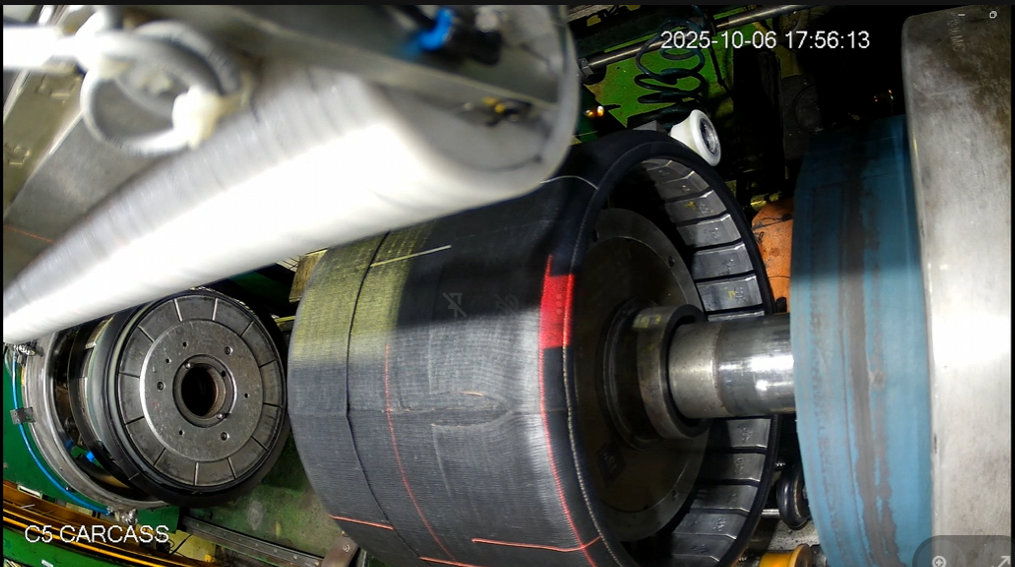
#> input picture data/raw/Screenshot 2026-01-27 014409.png, 1015 x 567 px
$ python confidence.py
#> lines starting #> are read from the running program, lines starting #| are printed output that depends on the picture; after the words box and inside, x2 and y2 are one past the last pixel; in counts of white or black regions, pixels touching at a corner belong together
import cv2
import numpy as np

IMAGE_PATHS = [
    "data/raw/Screenshot 2026-01-27 014409.png",
    "data/raw/Screenshot 2026-01-27 014426.png"
]

ROIS = [
    (568, 232, 128, 244),
    (388, 336, 145, 163)
]

for idx, path in enumerate(IMAGE_PATHS):

    image = cv2.imread(path)
#> image is the input picture: shape (567, 1015, 3); mean B, G, R 96.3, 101.1, 98.4
    if image is None:
        continue

    cv2.imshow(f"Image {idx+1} - Original", image)
    cv2.waitKey(0)
    cv2.destroyAllWindows()

    output = image.copy()

    for rx, ry, rw, rh in ROIS:

        roi = image[ry:ry+rh, rx:rx+rw]

        gray = cv2.cvtColor(roi, cv2.COLOR_BGR2GRAY)

        # ---- Top-hat filtering (extract surface cracks) ----
        kernel = cv2.getStructuringElement(cv2.MORPH_RECT, (25, 5))
        tophat = cv2.morphologyEx(gray, cv2.MORPH_TOPHAT, kernel)

        # Normalize
        tophat = cv2.normalize(tophat, None, 0, 255, cv2.NORM_MINMAX)

        # Threshold
        _, binary = cv2.threshold(tophat, 40, 255, cv2.THRESH_BINARY)

        # Clean
        clean_kernel = np.ones((3, 3), np.uint8)
        binary = cv2.morphologyEx(binary, cv2.MORPH_CLOSE, clean_kernel)

        contours, _ = cv2.findContours(
            binary, cv2.RETR_EXTERNAL, cv2.CHAIN_APPROX_SIMPLE
        )

        # Draw ROI
        cv2.rectangle(output, (rx, ry), (rx+rw, ry+rh), (255, 0, 0), 2)

        for cnt in contours:
            area = cv2.contourArea(cnt)
            if area < 80:
                continue

            x, y, w, h = cv2.boundingRect(cnt)

            aspect_ratio = w / float(h + 1e-5)
            if aspect_ratio < 2.5:
                continue

            cv2.rectangle(
                output,
                (rx + x, ry + y),
                (rx + x + w, ry + y + h),
                (0, 0, 255),
                2
            )

        # Show intermediate (IMPORTANT FOR DEMO)
        cv2.imshow(f"Image {idx+1} - ROI TopHat Response", tophat)
        cv2.waitKey(0)
        cv2.destroyAllWindows()
#> this loop made 2 passes
#> pass 1, `roi = image[ry:ry+rh, rx:rx+rw]`:
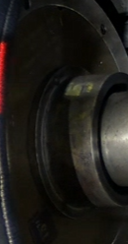
#> roi: shape (244, 128, 3); mean B, G, R 24.7, 29, 31.4
#> pass 1, `tophat = cv2.morphologyEx(gray, cv2.MORPH_TOPHAT, kernel)`:
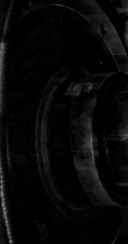
#> tophat: shape (244, 128); min 0, max 141, mean 7.9
#> pass 1, `tophat = cv2.normalize(tophat, None, 0, 255, cv2.NORM_MINMAX)`:
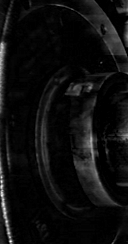
#> tophat: shape (244, 128); min 0, max 255, mean 14.3
#> after the loop:
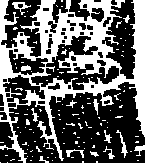
#> binary: shape (163, 145); 38.2% white; 122 white regions (107 under 20 px), largest, box (x1, y1, x2, y2) and area: (0, 0, 145, 163) 8005, (12, 2, 31, 15) 86, (116, 130, 128, 158) 78
#> after the loop:
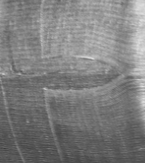
#> gray: shape (163, 145); min 59, max 224, mean 125.7
#> after the loop:
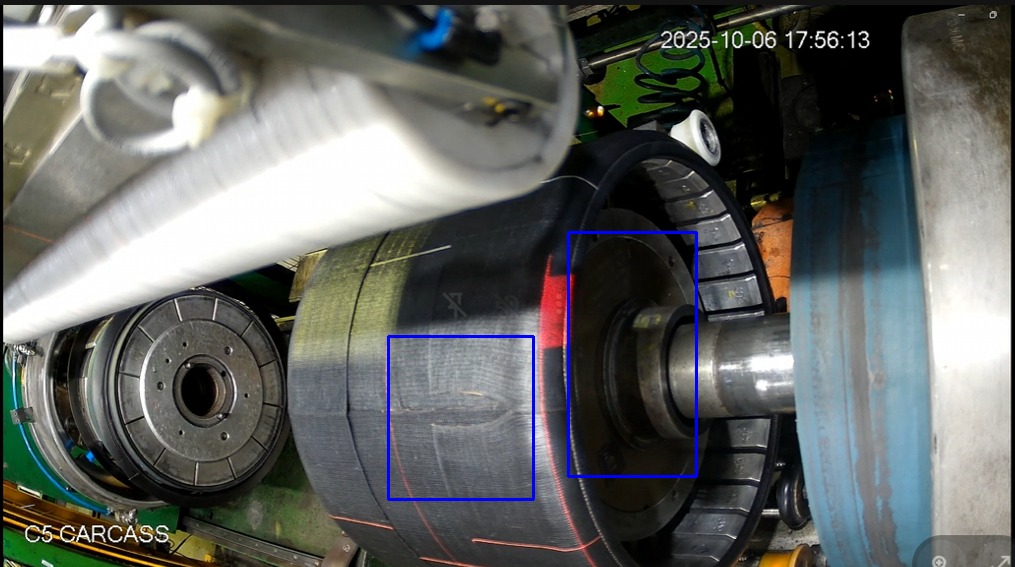
#> output: shape (567, 1015, 3); 0.71% of pixels changed, all inside (x1, y1, x2, y2) = (387, 231, 698, 501)
#> after the loop:
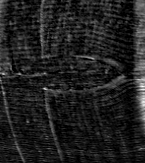
#> tophat: shape (163, 145); min 0, max 255, mean 32.1

    cv2.imshow(f"Image {idx+1} - Final Crack Detection", output)
    cv2.waitKey(0)
    cv2.destroyAllWindows()
#> pass 2 of the loop `for idx, path in enumerate(IMAGE_PATHS):`:
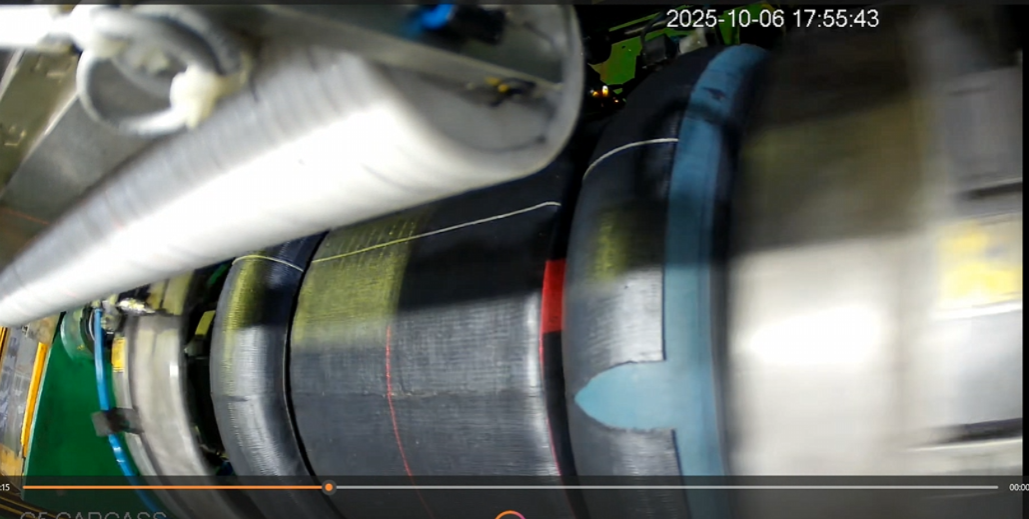
#> input picture data/raw/Screenshot 2026-01-27 014426.png, 1029 x 519 px
#> image is the input picture: shape (519, 1029, 3); mean B, G, R 109.2, 114.2, 109.5
#> after the loop `for rx, ry, rw, rh in ROIS:`:
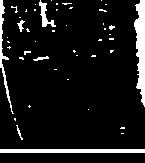
#> binary: shape (163, 145); 9.1% white; 46 white regions (39 under 20 px), largest, box (x1, y1, x2, y2) and area: (134, 0, 145, 107) 764, (0, 149, 145, 153) 580, (0, 0, 14, 114) 308
#> after the loop `for rx, ry, rw, rh in ROIS:`:
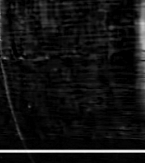
#> tophat: shape (163, 145); min 0, max 255, mean 18.6

print("completed.")
